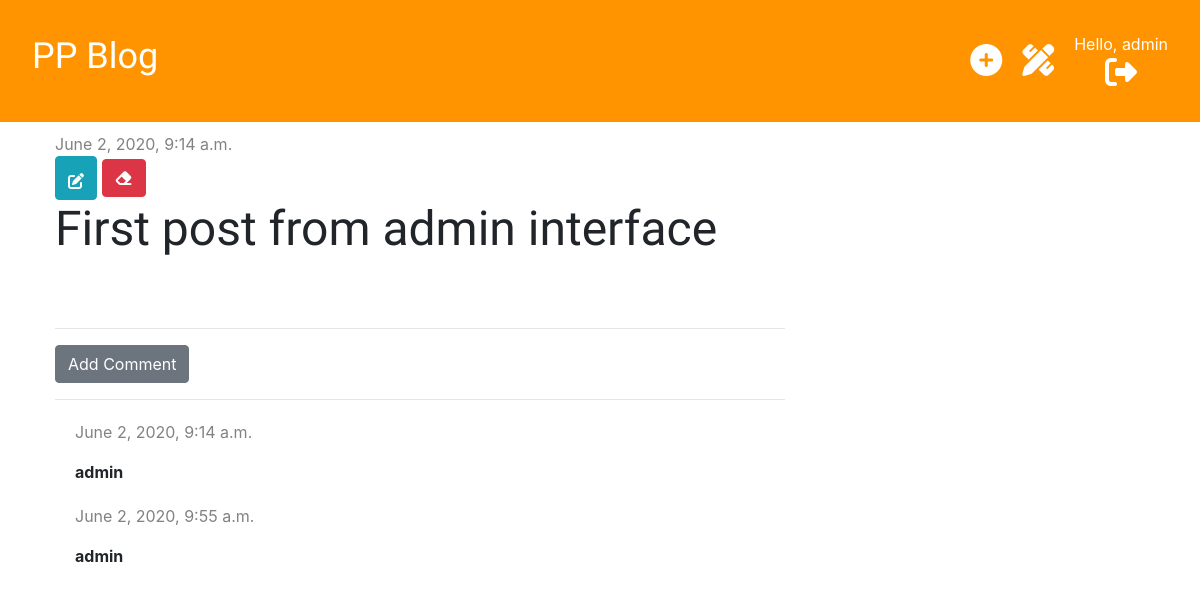
Page /post/1/ (signed in) on the earlier database version.
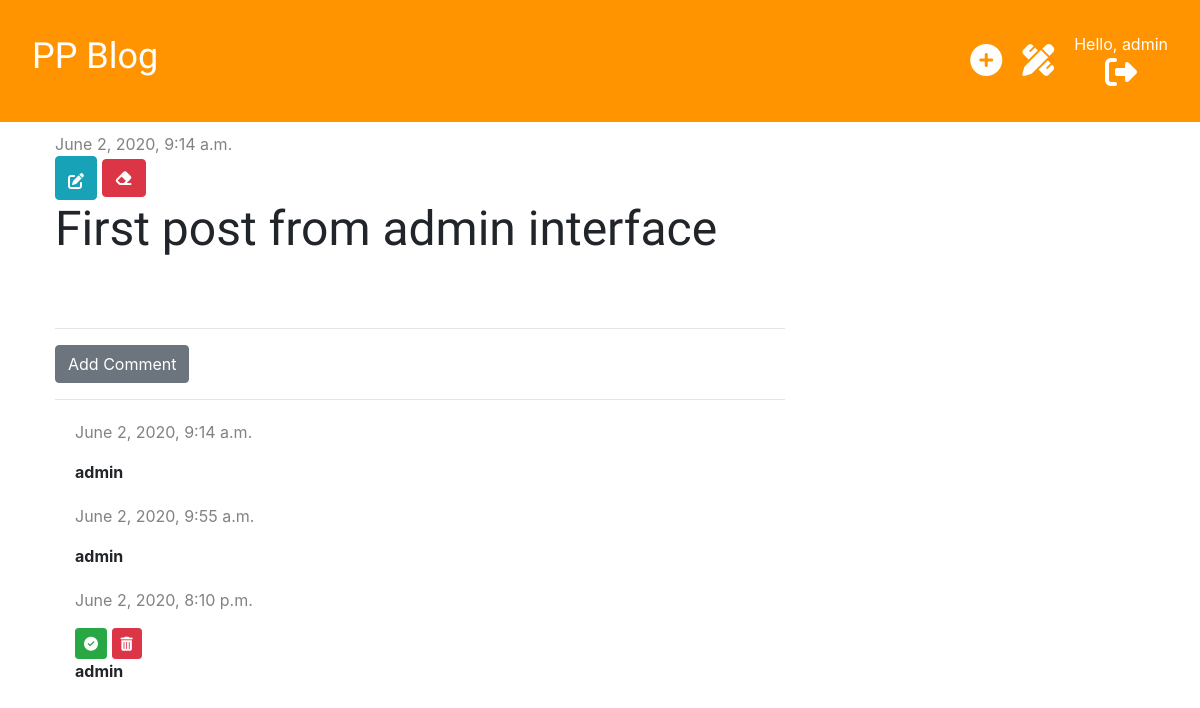
Same page on the later database version.
### blog/models.py (models this page shows, shortened)
class Comment(models.Model):
    post = models.ForeignKey('blog.Post', on_delete=models.CASCADE, related_name='comments')
    author = models.CharField(max_length=200)
    text = models.TextField()
    created_date = models.DateTimeField(default=timezone.now)
    approved = models.BooleanField(default=False)

### blog/views.py (the view)
# urls.py: path('post/<int:pk>/', views.post_detail, name='post_detail'),
def post_detail(request, pk):
    post = get_object_or_404(Post, pk=pk)
    stuff_for_frontend = {'post': post}
    return render(request, 'blog/post_detail.html', stuff_for_frontend)

### blog/templatetags/markdownify.py (called while the page is built)
@register.filter
def markdown(value):
    renderer = HighlightRenderer()
    markdown = mistune.Markdown(renderer=renderer)
    return markdown(value)

### blog/templates/blog/post_detail.html (shortened to what this page needs)
{% extends 'blog/base.html' %}
{% load markdownify %}
{% block content %}
    <div class="post">
        {% if post.published_date %}
            <div class="date">
                {{ post.published_date }}
            </div>
        {% else %}
            <a href="url 'post_publish' pk=post.pk" class="btn btn-primary">Publish</a>
        {% endif %}
        {% if user.is_authenticated %}
            <div>
                <a href="{% url 'post_edit' pk=post.pk %}" class="btn btn-info"><i class="fas fa-edit"></i></a>
                <a href="{% url 'post_delete' pk=post.pk %}" class="btn btn-danger" onclick="return confirm('Are you sure you want to delete this post?')"><i class="fas fa-eraser"></i></i></a>
            </div>
        {% endif %}
        <h1>{{ post.title }}</h1>
    </div>
    <hr>
    <a href="{% url 'add_comment_to_post' pk=post.pk%}" class="btn btn-secondary">Add Comment</a>
    <hr>
    {% for comment in post.comments.all %}
        {% if user.is_authenticated or comment.approved %}
            <div class="comment">
                <p class="date">{{ comment.created_date }}</p>
                {% if not comment.approved and user.is_superuser %}
                    <a href="{% url 'comment_approve' pk=comment.pk %}" class="btn btn-success btn-sm"><i class="fas fa-check-circle fa-1x"></i></a>
                    <a href="{% url 'comment_remove' pk=comment.pk %}" class="btn btn-danger btn-sm"><i class="fas fa-trash-alt fa-1x"></i></a>
                {% endif %}
                <p><strong>{{ comment.author }}</strong></p>
            </div>
        {% endif %}
    {% empty %}
        <p>No comments yet...</p>
    {% endfor %}
{% endblock %}

Differences in the rows shown:
added Comment: created_date "June 2, 2020, 8:10 p.m.", approved False (drawn), author "admin"
